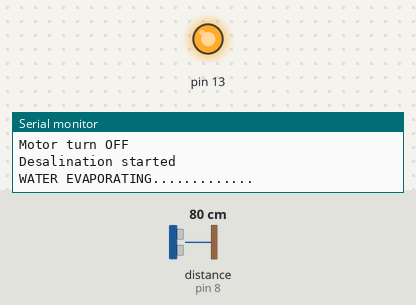
This sketch was run on a simulated Arduino Uno, built with avr-gcc and run on an emulated ATmega328P. On the bench: output pins drawn as LEDs (lit = HIGH), the last lines printed to the serial monitor. The test bench sets the inputs (shaded band); at power-on: distance to the obstacle (sensor on pin 8) 80 cm. The echo pulse lasts 58.3 µs per cm; pins used as bus, display or sensor lines are not drawn.

Above: at 1.8 s.
1.9 s: distance to the obstacle (sensor on pin 8) set to 6 cm
4.2 s: distance to the obstacle (sensor on pin 8) set to 3 cm
At 6.9 s:
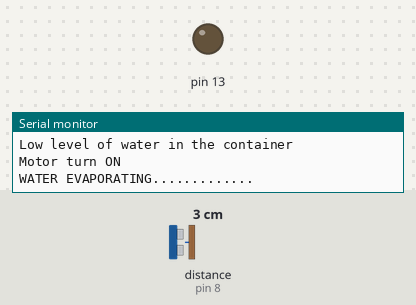
7.6 s: distance to the obstacle (sensor on pin 8) set to 45 cm
10.3 s: distance to the obstacle (sensor on pin 8) set to 54 cm
At 13.3 s:
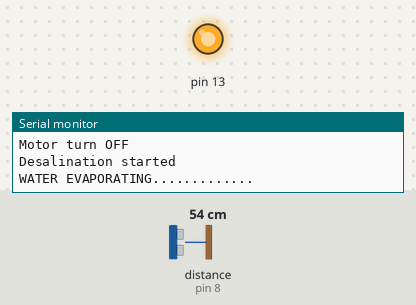
13.6 s: distance to the obstacle (sensor on pin 8) set to 2 cm
At 16.5 s:
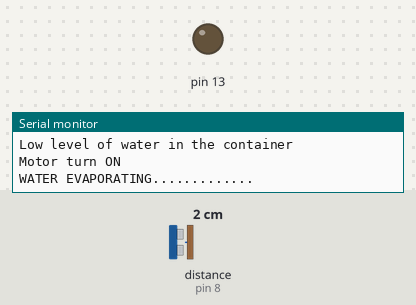
Timing chart, 0 to 17.7 s (numbered marks = the images above; inputs shaded):
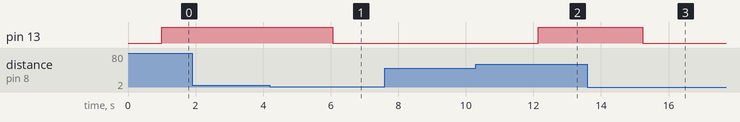

Measured:
- the behaviour switches between 5 and 4 cm on distance to the obstacle (sensor on pin 8) (found by bisection; images 0 and 1)
- the behaviour switches between 50 and 51 cm on distance to the obstacle (sensor on pin 8) (found by bisection; images 1 and 2)
- after the input at 4.2 s, pin 13: HIGH → LOW after 1.9 s
- after the input at 10.3 s, pin 13: LOW → HIGH after 1.9 s
- after the input at 13.6 s, pin 13: HIGH → LOW after 1.6 s

The sketch:

motor_control.ino
```cpp
void setup() {
  pinMode(9,OUTPUT);
  pinMode(8,INPUT);
  pinMode(13,OUTPUT);
  Serial.begin(9600);
}

void loop() {
  digitalWrite(9,LOW);
  delayMicroseconds(2);
  digitalWrite(9,HIGH);
  delayMicroseconds(10);
  digitalWrite(9,LOW);

  int t=pulseIn(8,HIGH);
  Serial.println("WATER EVAPORATING.............");
  Serial.println("");

  int d=(0.0001)*(t/2)*343;
  delay(1000);
  if(d<=3){
    digitalWrite(13,LOW);
    Serial.println("Low level of water in the container");
    Serial.println("Motor turn ON");
    Serial.println("");
  }
  if(d>=50){
    digitalWrite(13,HIGH);
    Serial.println("Container is full");
    Serial.println("Motor turn OFF");
    Serial.println("Desalination started");
    Serial.println("");
  }
}
```
